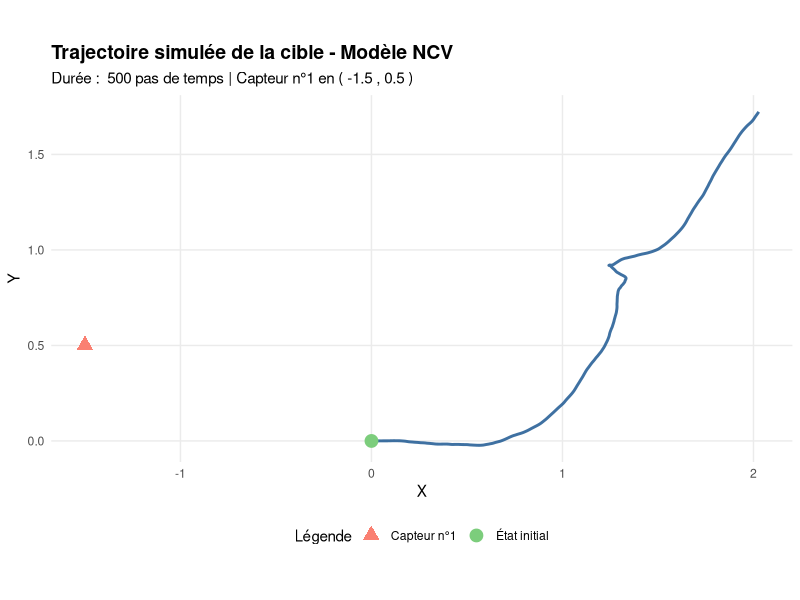
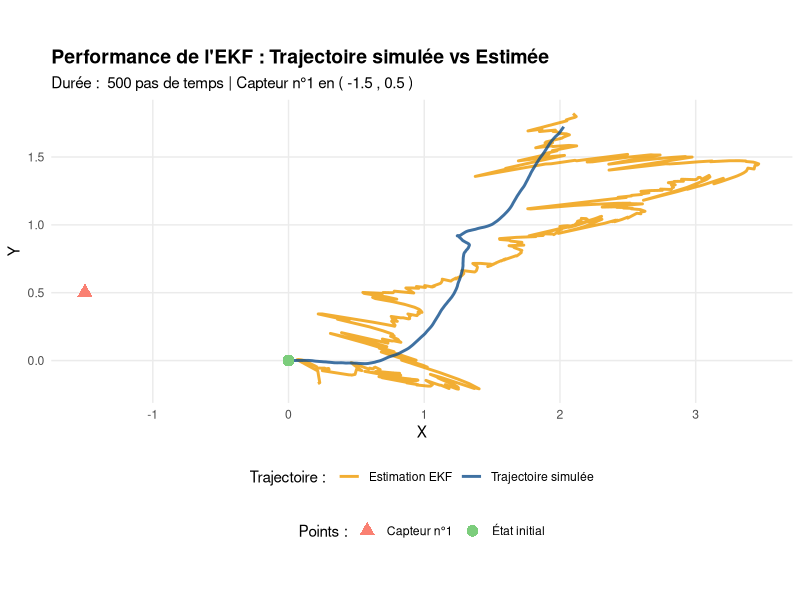
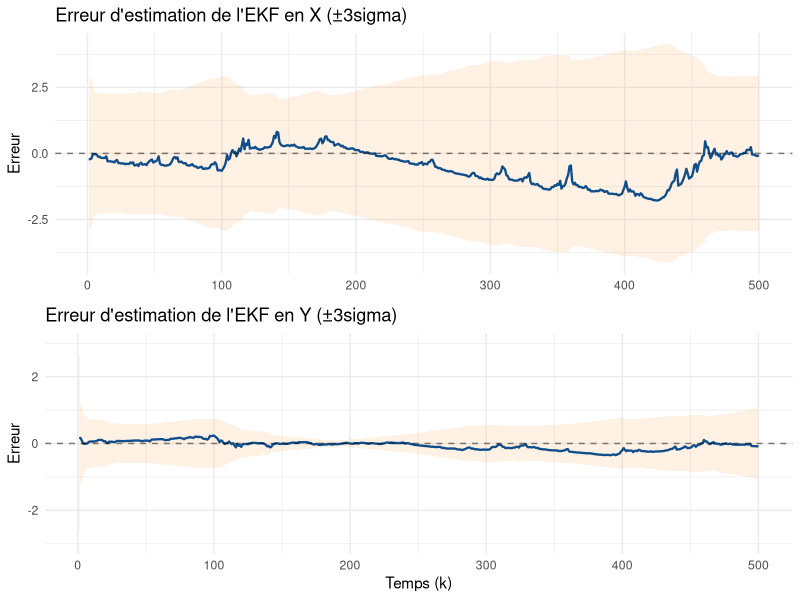
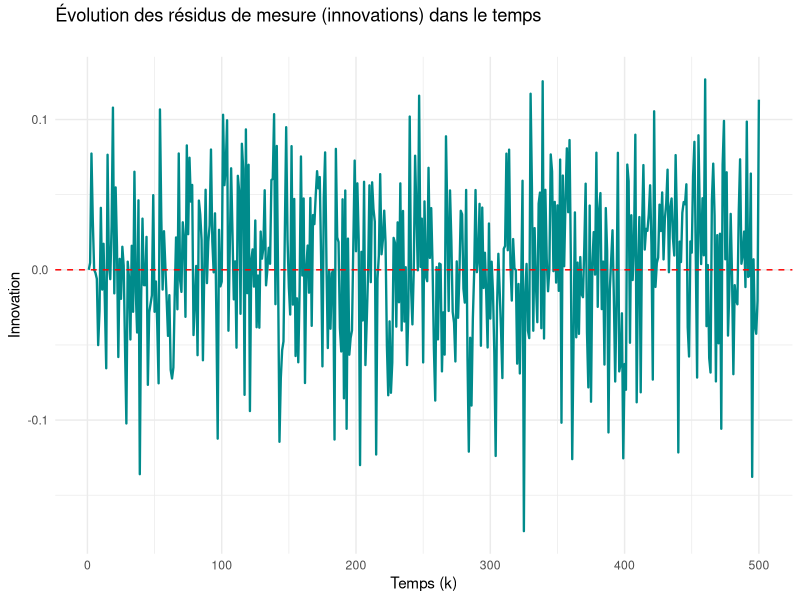
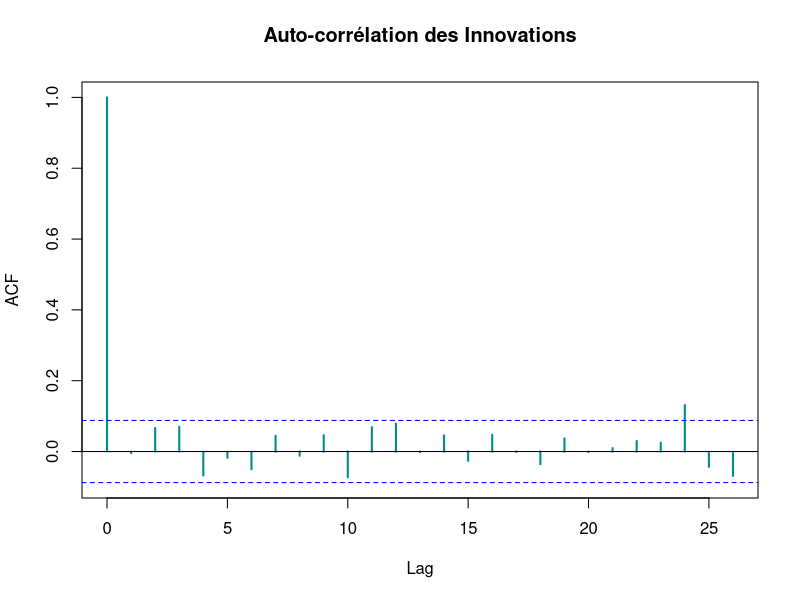
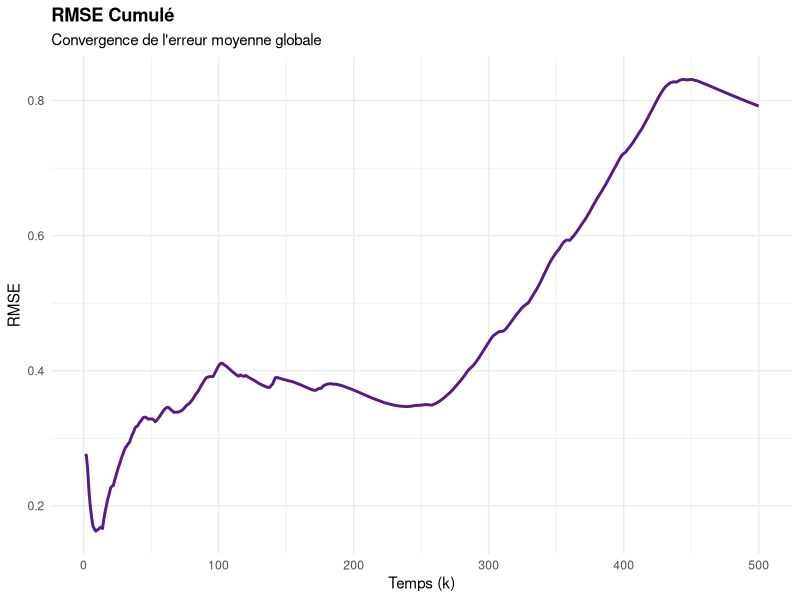
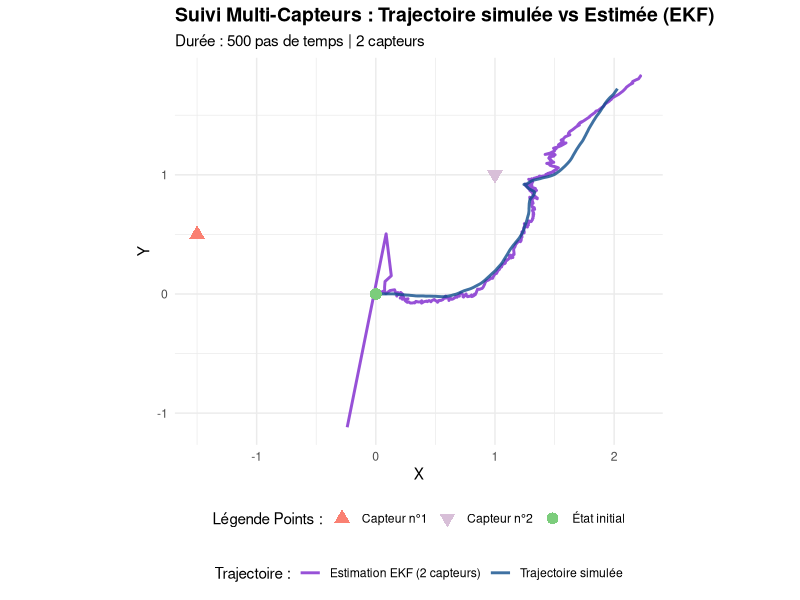
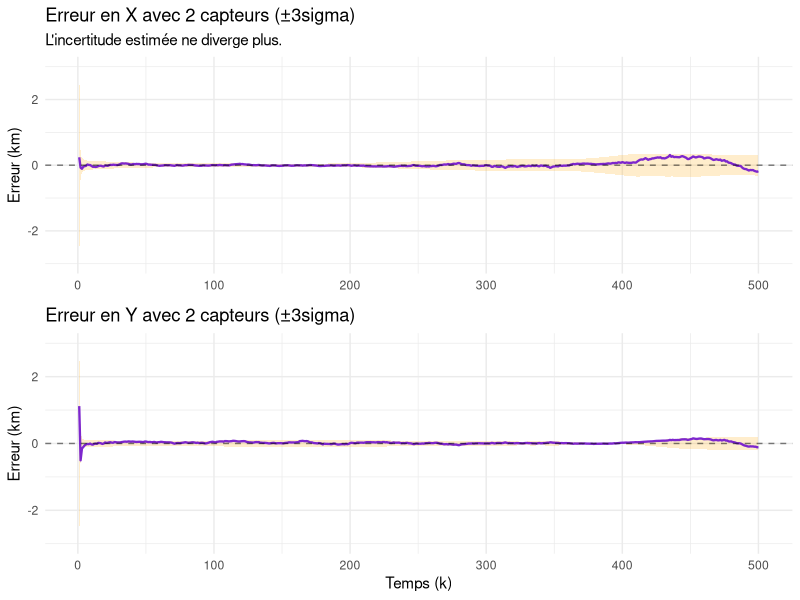

The R script that drew these images, in order:
## ---- chunk 1
knitr::opts_chunk$set(echo = TRUE)
## ---- chunk 2
library(MASS)
library(ggplot2)
library(dplyr)
library(gridExtra)
## ---- chunk 3
# On fixe la graine aléatoire pour permettre la reproductibilité de nos expériences.
set.seed(2026) 
# On reprend les données de l'énoncé :
n <- 500
delta <- 0.01
q1c <- 0.1
q2c <- 0.1
s_x <- -1.5
s_y <- 0.5
sigma <- 0.05

A <- matrix(c(1,0,delta,0,
              0,1,0,delta,
              0,0,1,0,
              0,0,0,1), 4, 4, byrow = TRUE) # On génère la matrice V qui décrit 
# la dynamique de la cible, selon le modèle à vitesse presque constante 

# On génère la matrice de covariance du bruit Gaussien de l'équation d'état : 

Q<- matrix(c(q1c*delta^3/3, 0, q1c*delta^2/2, 0,
              0, q2c*delta^3/3, 0, q2c*delta^2/2,
              q1c*delta^2/2, 0, q1c*delta, 0,
              0, q2c*delta^2/2, 0, q2c*delta), 4, 4, byrow = TRUE)

# Puis, on génère la matrice de taille 4x500 qui va stocker les états de notre 
# cible à chaque pas de temps, en incorporant l'état initial : 

x_cible <- matrix(0, 4, n)
x_cible[,1] <- c(0, 0, 1, 0)

# Après l'état initial, on génère les 499 états de la cible conformément à l'équation d'état. 
# à noter que cette trajectoire réelle est indisponible dans la réalité, et constitue l'objet de 
# notre estimation.

for (k in 2:n) {
  x_cible[,k] <- A%*%x_cible[,k-1] + mvrnorm(1, rep(0,4), Q)
}

# Enfin, on peut désormais générer les observations (azimuts) 
# selon la formule fournie par l'équation de mesure: 

theta <- numeric(n)
for (k in 1:n) {
  theta[k] <- atan2(x_cible[2,k] - s_y, x_cible[1,k] - s_x) + rnorm(1, 0, sigma)
}
# La fonction 'atan2' est utilisée ici comme variante de la fonction arctangente, 
# afin de gérer les signes dans les 4 quadrants.
# On peut aussi visualiser la trajectoire simulée de notre cible, 
# pour avoir une idée de sa régularité : 

df_traj <- data.frame(
  Temps = 1:n,
  Pos_X = x_cible[1, ],
  Pos_Y = x_cible[2, ]
)

df_points <- data.frame(
  x = c(x_cible[1,1], s_x),
  y = c(x_cible[2,1], s_y),
  Type = c("État initial", "Capteur n°1")
)

ggplot() +
  geom_path(data = df_traj, aes(x = Pos_X, y = Pos_Y), 
            color = "dodgerblue4", linewidth = 1, alpha = 0.8) +
    geom_point(data = df_points, aes(x = x, y = y, color = Type, shape = Type), 
             size = 4) +
    scale_color_manual(values = c("Capteur n°1" = "salmon", "État initial" = "palegreen3")) +
  scale_shape_manual(values = c("Capteur n°1" = 17, "État initial" = 19)) + 
  labs(title = "Trajectoire simulée de la cible - Modèle NCV",
       subtitle = paste("Durée : ", n, "pas de temps | Capteur n°1 en (", s_x, ",", s_y, ")"),
       x = "X",
       y = "Y",
       color = "Légende", shape = "Légende") +
    theme_minimal() +
  theme(
    plot.title = element_text(face = "bold", size = 14),
    legend.position = "bottom",
    panel.grid.minor = element_blank()
  ) +
  
  coord_fixed(ratio = 1)
## ---- chunk 4
P <- diag(c(1, 1, 1, 1)) 
R <- matrix(sigma^2, 1, 1)  # R est la matrice de covariance du bruit de mesure. 
# Elle est de taille 1x1, puisqu'un seul capteur est observé. 
# D'après l'énoncé, on a sigma = 0.05. 

x_hat <- matrix(0, 4, n) # Notre matrice des états estimés par le filtre

# On initialise l'algorithme avec un état initial perturbé: x_cible[,1] est 
# la vraie valeur (0,0,1,0), et on lui ajoute un bruit aléatoire 
# sur ses positions (x,y)
x_hat[,1] <- x_cible[,1] + c(rnorm(1, 0, 0.5), rnorm(1, 0, 0.5), 0, 0)
## ---- chunk 5
# Pour pouvoir afficher les erreurs faites par notre filtre (cf. infra), on 
# initialise une matrice de stockage des variances ainsi qu'un vecteur de stockage des résidus

P_diag <- matrix(0, 4, n)
P_diag[,1] <- diag(P) # Stocker la variance initiale
innovations <- numeric(n) # Vecteur pour stocker les résidus
# On crée une boucle pour l'algorithme EKF, pour k allant de 2 à 500 : 
for (k in 2:n) {
# (i) Étape de prédiction
x_pred <- A %*% x_hat[,k-1] 
P_pred <- A %*% P %*% t(A) + Q

# (ii) Étape de mise à jour:
# On définit la fonction de mesure des angles 

a <- x_pred[1] - s_x
b <- x_pred[2] - s_y
h <- atan2(b,a)

# On calcule la Jacobienne C linéarisée autour de la prédiction

denom <- a^2 + b^2
C <- matrix(c(-b/denom, a/denom, 0, 0), 1, 4)

# On calcule l'innovation. Pour gérer la discontinuité de l'angle, 
# on utilise atan2(sin(diff), cos(diff)), qui gère automatiquement le modulo Pi

theta_tilde <- atan2(sin(theta[k] - h), cos(theta[k] - h))
innovations[k] <- theta_tilde
# On calcule le gain de Kalman

S <- C%*%P_pred%*% t(C) + R
K <- P_pred%*% t(C) %*%solve(S)

# On effectue la correction de l'état prédit et de la covariance
x_hat[,k] <- x_pred + K * theta_tilde
P <- (diag(4) - K%*% C)%*% P_pred
P_diag[,k] <- diag(P) # On sauvegarde les variances
}

## ---- chunk 6
set.seed(2026) # Graine aléatoire fixée pour la reproductibilité

df_vrai <- data.frame(
  Temps = 1:n,
  X = x_cible[1,],
  Y = x_cible[2,],
  Type = "Trajectoire simulée"
)     

df_estime <- data.frame(
  Temps = 1:n,
  X = x_hat[1,],
  Y = x_hat[2,],
  Type = "Estimation EKF"
)

df_global <- rbind(df_vrai, df_estime) # Dataset avec la trajectoire simulée et celle estimée

df_points <- data.frame(
  x = c(x_cible[1,1], s_x),
  y = c(x_cible[2,1], s_y),
  Label = c("État initial", "Capteur n°1")
) # Dataset avec le point du capteur et celui de l'état initial

ggplot() +
  geom_path(data = df_global, aes(x = X, y = Y, color = Type), 
            linewidth = 1, alpha = 0.8) +
  
  geom_point(data = df_points, aes(x = x, y = y, fill = Label, shape = Label), 
             size = 4, stroke = 0) + 
  
  scale_color_manual(values = c("Trajectoire simulée" = "dodgerblue4", 
                                "Estimation EKF" = "orange2")) +
  
  scale_fill_manual(name = "Points :", values = c("Capteur n°1" = "salmon", 
                                                "État initial" = "palegreen3")) +
  scale_shape_manual(name = "Points :", values = c("Capteur n°1" = 24, 
                                                 "État initial" = 21)) + 
  
  labs(title = "Performance de l'EKF : Trajectoire simulée vs Estimée",
       subtitle = paste("Durée : ", n, "pas de temps | Capteur n°1 en (", s_x, ",", s_y, ")"),
       x = "X",
       y = "Y",
       color = "Trajectoire : ") +
  
  theme_minimal() +
  theme(
    plot.title = element_text(face = "bold", size = 14),
    legend.position = "bottom",
    legend.box = "vertical", 
    panel.grid.minor = element_blank()
  ) +
  
  coord_fixed(ratio = 1)
## ---- chunk 7

# On calcule les erreurs et les écarts-types sigma pour construire des bornes de 
# confiance à ±3sigma
err_x <- x_cible[1, ] - x_hat[1, ]
err_y <- x_cible[2, ] - x_hat[2, ]
sigma_x <- sqrt(P_diag[1, ])
sigma_y <- sqrt(P_diag[2, ])

# On définit un dataframe avec une borne pour X et une borne pour Y
df_err <- data.frame(
  Temps = 1:n,
  Erreur_X = err_x,
  Erreur_Y = err_y,
  Borne_X = 3 * sigma_x,  
  Borne_Y = 3 * sigma_y   
) 

# On plot le graphique de l'erreur d'estimation en X
p1 <- ggplot(df_err, aes(x = Temps)) +
  geom_ribbon(aes(ymin = -Borne_X, ymax = Borne_X), fill = "tan1", alpha = 0.15) +
  geom_line(aes(y = Erreur_X), color = "dodgerblue4", linewidth = 0.8) + 
  geom_hline(yintercept = 0, linetype = "dashed", alpha = 0.5) +
  labs(title = "Erreur d'estimation de l'EKF en X (±3sigma)", y = "Erreur", x = NULL) +
  theme_minimal()

# On plot le graphique de l'erreur d'estimation en Y
p2 <- ggplot(df_err, aes(x = Temps)) +
  geom_ribbon(aes(ymin = -Borne_Y, ymax = Borne_Y), fill = "tan1", alpha = 0.15) +
  geom_line(aes(y = Erreur_Y), color = "dodgerblue4", linewidth = 0.8) +
  geom_hline(yintercept = 0, linetype = "dashed", alpha = 0.5) +
  labs(title = "Erreur d'estimation de l'EKF en Y (±3sigma)", y = "Erreur", x = "Temps (k)") +
  theme_minimal()

grid.arrange(p1, p2, ncol = 1)
## ---- chunk 8

# On crée le dataset avec les innovations stockées dans la boucle de l'EKF
df_innov <- data.frame(
  Temps = 1:n,
  Innovation = innovations
)

# On affiche le graphique des résidus de l'estimation
ggplot(df_innov, aes(x = Temps, y = Innovation)) +
  geom_line(color = "darkcyan", linewidth = 0.8) +
  geom_hline(yintercept = 0, linetype = "dashed", color = "red") +
  
  # Esthétique
  labs(title = "Évolution des résidus de mesure (innovations) dans le temps",
       subtitle = " ",
       y = "Innovation",
       x = "Temps (k)") +
  theme_minimal()
## ---- chunk 9
# On exclut le premier élément souvent nul ou artificiel si k commence à 2
acf(innovations[2:n], 
    main = "Auto-corrélation des Innovations", 
    col = "darkcyan", 
    lwd = 2)
## ---- chunk 10

# On reprend err_x et err_y viennent du code plus haut
pos_err_sq <- err_x^2 + err_y^2

# On calcule le RMSE cumulé
rmse_cumule <- sqrt(cumsum(pos_err_sq) / seq_along(pos_err_sq))

df_rmse <- data.frame(
  Temps = 1:n,
  RMSE = rmse_cumule
)

ggplot(df_rmse, aes(x = Temps, y = RMSE)) +
  geom_line(color = "purple4", linewidth = 1) +
  
  labs(title = "RMSE Cumulé",
       subtitle = "Convergence de l'erreur moyenne globale",
       y = "RMSE",
       x = "Temps (k)") +
  
  theme_minimal() +
  
  theme(plot.title = element_text(face = "bold"))
## ---- chunk 11
n <- 500
delta <- 0.01 
q1c <- 0.1
q2c <- 0.1
sigma <- 0.05

A <- matrix(c(1, 0, delta, 0, 
              0, 1, 0, delta, 
              0, 0, 1, 0, 
              0, 0, 0, 1), 4, 4, byrow = TRUE)

Q <- matrix(c(q1c*delta^3/3, 0, q1c*delta^2/2, 0,
              0, q2c*delta^3/3, 0, q2c*delta^2/2,
              q1c*delta^2/2, 0, q1c*delta, 0,
              0, q2c*delta^2/2, 0, q2c*delta), 4, 4, byrow = TRUE)

# On simule la trajectoire de la cible
set.seed(2026) 
x_true <- matrix(0, 4, n)
x_true[,1] <- c(0, 0, 1, 0)

for (k in 2:n) {
  x_true[,k] <- A %*% x_true[,k-1] + mvrnorm(1, rep(0,4), Q)
}

# On implémente cette fois deux capteurs
s1 <- c(-1.5, 0.5) # Capteur 1
s2 <- c(1, 1)      # Capteur 2

# On crée la matrice pour stocker les mesures des capteurs
theta <- matrix(0, 2, n) 
for (k in 1:n) {
  # Mesure du Capteur 1
  theta[1,k] <- atan2(x_true[2,k] - s1[2], x_true[1,k] - s1[1]) + rnorm(1, 0, sigma)
  # Mesure du Capteur 2
  theta[2,k] <- atan2(x_true[2,k] - s2[2], x_true[1,k] - s2[1]) + rnorm(1, 0, sigma)
}

## ---- chunk 12

# On reprend les mêmes initialisations que pour la question 1. 
x_hat <- matrix(0, 4, n)
x_hat[,1] <- x_true[,1] + c(rnorm(1,0,0.5), rnorm(1,0,0.5), 0, 0)
P <- diag(c(1,1,1,1))
R <- diag(sigma^2, 2)

# On prépare le stockage des variances
P_diag <- matrix(0, 4, n)
P_diag[,1] <- diag(P)

for (k in 2:n) {

  x_pred <- A %*% x_hat[,k-1]
  P_pred <- A %*% P %*% t(A) + Q
  
  dx1 <- x_pred[1] - s1[1]; dy1 <- x_pred[2] - s1[2]
  dx2 <- x_pred[1] - s2[1]; dy2 <- x_pred[2] - s2[2]
  d1_sq <- dx1^2 + dy1^2; d2_sq <- dx2^2 + dy2^2
  
  H <- matrix(c(-dy1/d1_sq, dx1/d1_sq, 0, 0,
                -dy2/d2_sq, dx2/d2_sq, 0, 0), 2, 4, byrow=TRUE)
  
  h_val <- c(atan2(dy1, dx1), atan2(dy2, dx2))
  raw_res <- theta[,k] - h_val
  y_innov <- atan2(sin(raw_res), cos(raw_res))
  
  S <- H %*% P_pred %*% t(H) + R
  K <- P_pred %*% t(H) %*% solve(S)
  
  x_hat[,k] <- x_pred + K %*% y_innov
  P <- (diag(4) - K %*% H) %*% P_pred
  
  P_diag[,k] <- diag(P)
}
## ---- chunk 13

# On prépare les DataFrames
df_vrai <- data.frame(Temps = 1:n, X = x_true[1,], Y = x_true[2,], Type = "Trajectoire simulée")
df_estime <- data.frame(Temps = 1:n, X = x_hat[1,], Y = x_hat[2,], Type = "Estimation EKF (2 capteurs)")
df_global <- rbind(df_vrai, df_estime)

df_points <- data.frame(
  x = c(x_true[1,1], s1[1], s2[1]),
  y = c(x_true[2,1], s1[2], s2[2]),
  Label = c("État initial", "Capteur n°1", "Capteur n°2")
)

ggplot() +
  geom_path(data = df_global, aes(x = X, y = Y, color = Type, linetype = Type), 
            linewidth = 1, alpha = 0.8) +
  
  geom_point(data = df_points, aes(x = x, y = y, fill = Label, shape = Label), 
             size = 4, stroke = 0) + 
  
  scale_color_manual(values = c("Trajectoire simulée" = "dodgerblue4", 
                                "Estimation EKF (2 capteurs)" = "purple3")) +
  scale_linetype_manual(values = c("Trajectoire simulée" = "solid", 
                                   "Estimation EKF (2 capteurs)" = "solid")) +
  
  scale_fill_manual(name = "Légende Points :", 
                    values = c("Capteur n°1" = "salmon", 
                               "Capteur n°2" = "thistle", 
                               "État initial" = "palegreen3")) +
  
  scale_shape_manual(name = "Légende Points :", 
                     values = c("Capteur n°1" = 24, 
                                "Capteur n°2" = 25, 
                                "État initial" = 21)) + 
  
  labs(
  title = "Suivi Multi-Capteurs : Trajectoire simulée vs Estimée (EKF)",
  subtitle = paste("Durée :", n, "pas de temps | 2 capteurs"),
  x = "X",
  y = "Y",
  color = "Trajectoire :",
  linetype = "Trajectoire :"
) +
  
  theme_minimal() +
  theme(
    plot.title = element_text(face = "bold", size = 14),
    legend.position = "bottom",
    legend.box = "vertical"
  ) +
  
  coord_fixed(ratio = 1)

## ---- chunk 14

# On calcule les erreurs et les sigmas
err_x <- x_true[1, ] - x_hat[1, ]
err_y <- x_true[2, ] - x_hat[2, ]
sigma_x <- sqrt(P_diag[1, ])
sigma_y <- sqrt(P_diag[2, ])

df_err_2capteurs <- data.frame(
  Temps = 1:n,
  Erreur_X = err_x,
  Erreur_Y = err_y,
  Borne_X = 3 * sigma_x,
  Borne_Y = 3 * sigma_y
)

p1 <- ggplot(df_err_2capteurs, aes(x = Temps)) +
  geom_ribbon(aes(ymin = -Borne_X, ymax = Borne_X), fill = "orange", alpha = 0.2) +
  geom_line(aes(y = Erreur_X), color = "purple3", linewidth = 0.8) +
  geom_hline(yintercept = 0, linetype = "dashed", alpha = 0.5) +
  labs(title = "Erreur en X avec 2 capteurs (±3sigma)", 
       subtitle = "L'incertitude estimée ne diverge plus.",
       y = "Erreur (km)", x = NULL) +
  theme_minimal()

p2 <- ggplot(df_err_2capteurs, aes(x = Temps)) +
  geom_ribbon(aes(ymin = -Borne_Y, ymax = Borne_Y), fill = "orange", alpha = 0.2) +
  geom_line(aes(y = Erreur_Y), color = "purple3", linewidth = 0.8) +
  geom_hline(yintercept = 0, linetype = "dashed", alpha = 0.5) +
  labs(title = "Erreur en Y avec 2 capteurs (±3sigma)", y = "Erreur (km)", x = "Temps (k)") +
  theme_minimal()

grid.arrange(p1, p2, ncol = 1)
## ---- chunk 15
# On calcule une nouvelle fois le RMSE Cumulé
pos_err_sq <- err_x^2 + err_y^2
rmse_cumule <- sqrt(cumsum(pos_err_sq) / seq_along(pos_err_sq))

df_rmse_2capteurs <- data.frame(
  Temps = 1:n,
  RMSE = rmse_cumule
)

ggplot(df_rmse_2capteurs, aes(x = Temps, y = RMSE)) +
  geom_line(color = "darkgreen", linewidth = 1) +
  
  labs(title = "RMSE Cumulé (2 Capteurs)",
       subtitle = "Convergence rapide et stable de l'erreur globale",
       y = "RMSE",
       x = "Temps (k)") +
  
  theme_minimal() +
  theme(plot.title = element_text(face = "bold"))
